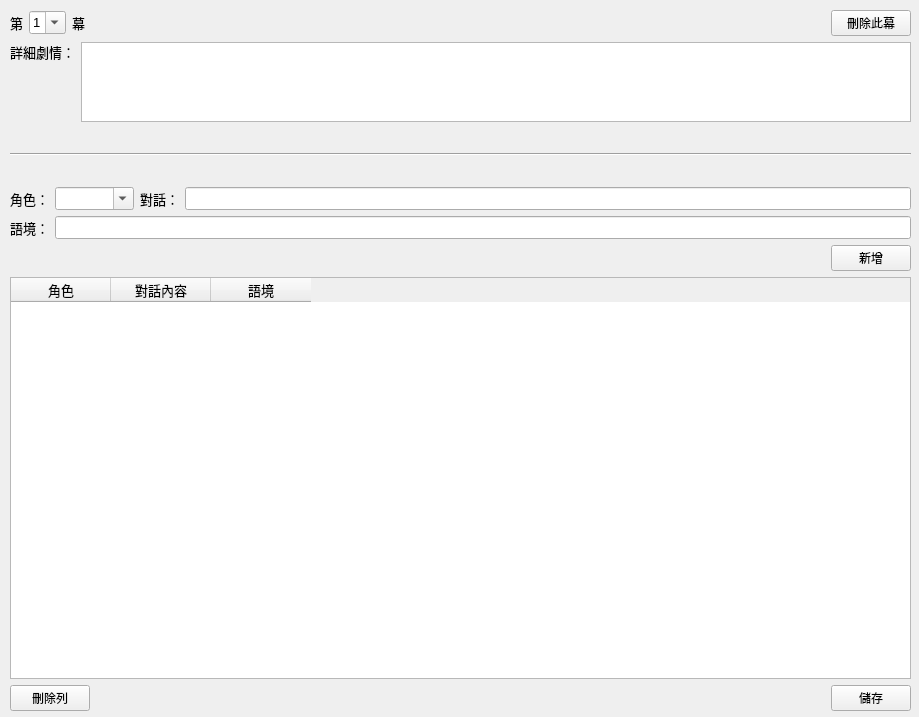
<?xml version="1.0" encoding="UTF-8"?>
<ui version="4.0">
 <class>Form</class>
 <widget class="QWidget" name="Form">
  <property name="geometry">
   <rect>
    <x>0</x>
    <y>0</y>
    <width>919</width>
    <height>717</height>
   </rect>
  </property>
  <property name="windowTitle">
   <string>Form</string>
  </property>
  <widget class="QWidget" name="verticalLayoutWidget">
   <property name="geometry">
    <rect>
     <x>10</x>
     <y>0</y>
     <width>901</width>
     <height>711</height>
    </rect>
   </property>
   <layout class="QVBoxLayout" name="verticalLayout" stretch="0,0,0,0,0,0,0,0">
    <property name="sizeConstraint">
     <enum>QLayout::SetDefaultConstraint</enum>
    </property>
    <property name="topMargin">
     <number>10</number>
    </property>
    <item>
     <layout class="QHBoxLayout" name="horizontalLayout">
      <item>
       <widget class="QLabel" name="lbl_di">
        <property name="font">
         <font>
          <pointsize>10</pointsize>
         </font>
        </property>
        <property name="text">
         <string>第</string>
        </property>
       </widget>
      </item>
      <item>
       <widget class="QComboBox" name="cmb_sceneNum">
        <property name="sizePolicy">
         <sizepolicy hsizetype="Preferred" vsizetype="Fixed">
          <horstretch>0</horstretch>
          <verstretch>0</verstretch>
         </sizepolicy>
        </property>
        <property name="font">
         <font>
          <pointsize>10</pointsize>
         </font>
        </property>
        <property name="editable">
         <bool>true</bool>
        </property>
        <item>
         <property name="text">
          <string>1</string>
         </property>
        </item>
       </widget>
      </item>
      <item>
       <widget class="QLabel" name="lbl_mu">
        <property name="font">
         <font>
          <pointsize>10</pointsize>
         </font>
        </property>
        <property name="text">
         <string>幕</string>
        </property>
       </widget>
      </item>
      <item>
       <spacer name="horizontalSpacer">
        <property name="orientation">
         <enum>Qt::Horizontal</enum>
        </property>
        <property name="sizeHint" stdset="0">
         <size>
          <width>40</width>
          <height>20</height>
         </size>
        </property>
       </spacer>
      </item>
      <item>
       <widget class="QPushButton" name="btn_deleteScene">
        <property name="text">
         <string>刪除此幕</string>
        </property>
       </widget>
      </item>
     </layout>
    </item>
    <item>
     <layout class="QHBoxLayout" name="horizontalLayout_2">
      <property name="sizeConstraint">
       <enum>QLayout::SetDefaultConstraint</enum>
      </property>
      <property name="bottomMargin">
       <number>25</number>
      </property>
      <item>
       <widget class="QLabel" name="lbl_scenePlot">
        <property name="sizePolicy">
         <sizepolicy hsizetype="Preferred" vsizetype="Minimum">
          <horstretch>0</horstretch>
          <verstretch>0</verstretch>
         </sizepolicy>
        </property>
        <property name="font">
         <font>
          <pointsize>10</pointsize>
         </font>
        </property>
        <property name="text">
         <string>詳細劇情：</string>
        </property>
        <property name="alignment">
         <set>Qt::AlignLeading|Qt::AlignLeft|Qt::AlignTop</set>
        </property>
       </widget>
      </item>
      <item>
       <widget class="QTextEdit" name="txt_scenePlot">
        <property name="sizePolicy">
         <sizepolicy hsizetype="Expanding" vsizetype="Minimum">
          <horstretch>0</horstretch>
          <verstretch>0</verstretch>
         </sizepolicy>
        </property>
        <property name="maximumSize">
         <size>
          <width>16777215</width>
          <height>80</height>
         </size>
        </property>
        <property name="font">
         <font>
          <pointsize>10</pointsize>
         </font>
        </property>
       </widget>
      </item>
     </layout>
    </item>
    <item>
     <widget class="Line" name="line">
      <property name="orientation">
       <enum>Qt::Horizontal</enum>
      </property>
     </widget>
    </item>
    <item>
     <layout class="QHBoxLayout" name="horizontalLayout_3">
      <property name="topMargin">
       <number>25</number>
      </property>
      <property name="bottomMargin">
       <number>0</number>
      </property>
      <item>
       <widget class="QLabel" name="lbl_role">
        <property name="font">
         <font>
          <pointsize>10</pointsize>
         </font>
        </property>
        <property name="text">
         <string>角色：</string>
        </property>
       </widget>
      </item>
      <item>
       <widget class="QComboBox" name="cmb_role">
        <property name="font">
         <font>
          <pointsize>10</pointsize>
         </font>
        </property>
        <property name="editable">
         <bool>true</bool>
        </property>
       </widget>
      </item>
      <item>
       <widget class="QLabel" name="lbl_utterance">
        <property name="font">
         <font>
          <pointsize>10</pointsize>
         </font>
        </property>
        <property name="text">
         <string>對話：</string>
        </property>
       </widget>
      </item>
      <item>
       <widget class="QLineEdit" name="input_utterance">
        <property name="font">
         <font>
          <pointsize>10</pointsize>
         </font>
        </property>
       </widget>
      </item>
     </layout>
    </item>
    <item>
     <layout class="QHBoxLayout" name="horizontalLayout_4">
      <item>
       <widget class="QLabel" name="lbl_scenario">
        <property name="font">
         <font>
          <pointsize>10</pointsize>
         </font>
        </property>
        <property name="text">
         <string>語境：</string>
        </property>
       </widget>
      </item>
      <item>
       <widget class="QLineEdit" name="input_scenario">
        <property name="font">
         <font>
          <pointsize>10</pointsize>
         </font>
        </property>
       </widget>
      </item>
     </layout>
    </item>
    <item>
     <layout class="QHBoxLayout" name="horizontalLayout_5">
      <item>
       <spacer name="horizontalSpacer_2">
        <property name="orientation">
         <enum>Qt::Horizontal</enum>
        </property>
        <property name="sizeHint" stdset="0">
         <size>
          <width>40</width>
          <height>20</height>
         </size>
        </property>
       </spacer>
      </item>
      <item>
       <widget class="QPushButton" name="btn_add">
        <property name="text">
         <string>新增</string>
        </property>
       </widget>
      </item>
     </layout>
    </item>
    <item>
     <widget class="QTableWidget" name="tableWidget">
      <property name="font">
       <font>
        <pointsize>10</pointsize>
       </font>
      </property>
      <column>
       <property name="text">
        <string>角色</string>
       </property>
      </column>
      <column>
       <property name="text">
        <string>對話內容</string>
       </property>
      </column>
      <column>
       <property name="text">
        <string>語境</string>
       </property>
      </column>
     </widget>
    </item>
    <item>
     <layout class="QHBoxLayout" name="horizontalLayout_6">
      <item>
       <widget class="QPushButton" name="btn_deleteRow">
        <property name="text">
         <string>刪除列</string>
        </property>
       </widget>
      </item>
      <item>
       <spacer name="horizontalSpacer_3">
        <property name="orientation">
         <enum>Qt::Horizontal</enum>
        </property>
        <property name="sizeHint" stdset="0">
         <size>
          <width>40</width>
          <height>20</height>
         </size>
        </property>
       </spacer>
      </item>
      <item>
       <widget class="QPushButton" name="btn_save">
        <property name="text">
         <string>儲存</string>
        </property>
       </widget>
      </item>
     </layout>
    </item>
   </layout>
  </widget>
 </widget>
 <resources/>
 <connections/>
</ui>
